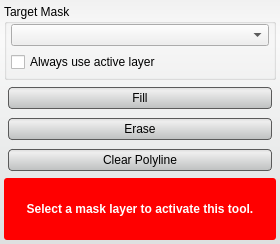
<?xml version="1.0" encoding="UTF-8"?>
<ui version="4.0">
 <class>PolylineToolInterface</class>
 <widget class="QWidget" name="PolylineToolInterface">
  <property name="geometry">
   <rect>
    <x>0</x>
    <y>0</y>
    <width>280</width>
    <height>244</height>
   </rect>
  </property>
  <property name="sizePolicy">
   <sizepolicy hsizetype="MinimumExpanding" vsizetype="Fixed">
    <horstretch>1</horstretch>
    <verstretch>0</verstretch>
   </sizepolicy>
  </property>
  <property name="minimumSize">
   <size>
    <width>280</width>
    <height>158</height>
   </size>
  </property>
  <property name="maximumSize">
   <size>
    <width>16777215</width>
    <height>16777215</height>
   </size>
  </property>
  <property name="windowTitle">
   <string>Polyline Tool</string>
  </property>
  <property name="styleSheet">
   <string notr="true">QWidget#PolylineToolInterface{
	border-radius: 3px;
	background-color: qlineargradient(spread:pad, x1:0.5, y1:0, x2:0.5, y2:0.960227, stop:0 rgba(241, 241, 241, 255), stop:0.155779 rgba(250, 250, 250, 255), stop:1 rgba(222, 224, 224, 255));       
}

QPushButton{
	background-color: qlineargradient(spread:pad, x1:0.5, y1:0, x2:0.5, y2:0.960227, stop:0 rgba(221, 221, 221, 255), stop:0.155779 rgba(238, 238, 238, 255), stop:1 rgba(192, 194, 194, 255));
	border-radius: 4px;
	border: 1px solid rgb(90, 90, 90);
	margin:4px;
}

QPushButton:hover{
	background-color: qlineargradient(spread:pad, x1:0.5, y1:0, x2:0.5, y2:1, stop:0 rgba(195, 195, 195, 255), stop:0.253769 rgba(206, 206, 206, 255), stop:1 rgba(185, 185, 185, 255));
	border-radius: 4px;
	border: 1px solid rgb(90, 90, 90);
	margin:4px;
}

QPushButton:pressed{
	background-color: qlineargradient(spread:pad, x1:0.5, y1:0, x2:0.5, y2:1, stop:0 rgba(150, 150, 150, 255), stop:0.753769 rgba(206, 206, 206, 255), stop:1 rgba(185, 185, 185, 255));
	border-radius: 4px;
	border: 1px solid rgb(90, 90, 90);
	margin:4px;
}</string>
  </property>
  <layout class="QVBoxLayout" name="verticalLayout_2">
   <property name="spacing">
    <number>2</number>
   </property>
   <property name="margin">
    <number>4</number>
   </property>
   <item>
    <widget class="QGroupBox" name="target_groupbox_">
     <property name="minimumSize">
      <size>
       <width>0</width>
       <height>76</height>
      </size>
     </property>
     <property name="maximumSize">
      <size>
       <width>16777215</width>
       <height>76</height>
      </size>
     </property>
     <property name="title">
      <string>Target Mask</string>
     </property>
     <layout class="QVBoxLayout" name="verticalLayout_4">
      <property name="spacing">
       <number>6</number>
      </property>
      <property name="leftMargin">
       <number>4</number>
      </property>
      <property name="topMargin">
       <number>0</number>
      </property>
      <property name="rightMargin">
       <number>4</number>
      </property>
      <property name="bottomMargin">
       <number>4</number>
      </property>
      <item>
       <widget class="QtUtils::QtDropableComboBox" name="target_mask_">
        <property name="sizePolicy">
         <sizepolicy hsizetype="Ignored" vsizetype="Fixed">
          <horstretch>0</horstretch>
          <verstretch>0</verstretch>
         </sizepolicy>
        </property>
       </widget>
      </item>
      <item>
       <widget class="QWidget" name="widget_2" native="true">
        <property name="minimumSize">
         <size>
          <width>0</width>
          <height>20</height>
         </size>
        </property>
        <layout class="QHBoxLayout" name="horizontalLayout">
         <property name="spacing">
          <number>0</number>
         </property>
         <property name="margin">
          <number>0</number>
         </property>
         <item>
          <widget class="QCheckBox" name="use_active_layer_">
           <property name="text">
            <string>Always use active layer</string>
           </property>
          </widget>
         </item>
        </layout>
       </widget>
      </item>
     </layout>
    </widget>
   </item>
   <item>
    <widget class="QWidget" name="widget" native="true">
     <property name="minimumSize">
      <size>
       <width>0</width>
       <height>94</height>
      </size>
     </property>
     <property name="maximumSize">
      <size>
       <width>16777215</width>
       <height>94</height>
      </size>
     </property>
     <layout class="QVBoxLayout" name="verticalLayout">
      <property name="spacing">
       <number>0</number>
      </property>
      <property name="margin">
       <number>0</number>
      </property>
      <item>
       <widget class="QPushButton" name="fill_button_">
        <property name="minimumSize">
         <size>
          <width>0</width>
          <height>30</height>
         </size>
        </property>
        <property name="text">
         <string>Fill</string>
        </property>
       </widget>
      </item>
      <item>
       <widget class="QPushButton" name="erase_button_">
        <property name="minimumSize">
         <size>
          <width>0</width>
          <height>30</height>
         </size>
        </property>
        <property name="text">
         <string>Erase</string>
        </property>
       </widget>
      </item>
      <item>
       <widget class="QPushButton" name="clear_button_">
        <property name="minimumSize">
         <size>
          <width>0</width>
          <height>30</height>
         </size>
        </property>
        <property name="text">
         <string>Clear Polyline</string>
        </property>
       </widget>
      </item>
     </layout>
    </widget>
   </item>
   <item>
    <widget class="QWidget" name="message_alert_" native="true">
     <property name="minimumSize">
      <size>
       <width>0</width>
       <height>32</height>
      </size>
     </property>
     <property name="styleSheet">
      <string notr="true">QLabel#message_{
	color: white;
	font: bold;
}

QWidget#message_alert_{
	border-radius: 3px;
	background-color: red;
}</string>
     </property>
     <layout class="QHBoxLayout" name="horizontalLayout_4">
      <property name="spacing">
       <number>0</number>
      </property>
      <property name="margin">
       <number>4</number>
      </property>
      <item>
       <widget class="QLabel" name="message_">
        <property name="text">
         <string>Select a mask layer to activate this tool.</string>
        </property>
        <property name="alignment">
         <set>Qt::AlignCenter</set>
        </property>
        <property name="wordWrap">
         <bool>true</bool>
        </property>
       </widget>
      </item>
     </layout>
    </widget>
   </item>
  </layout>
 </widget>
 <customwidgets>
  <customwidget>
   <class>QtUtils::QtDropableComboBox</class>
   <extends>QComboBox</extends>
   <header location="global">QtUtils/Widgets/QtDropableComboBox.h</header>
  </customwidget>
 </customwidgets>
 <resources/>
 <connections/>
</ui>
